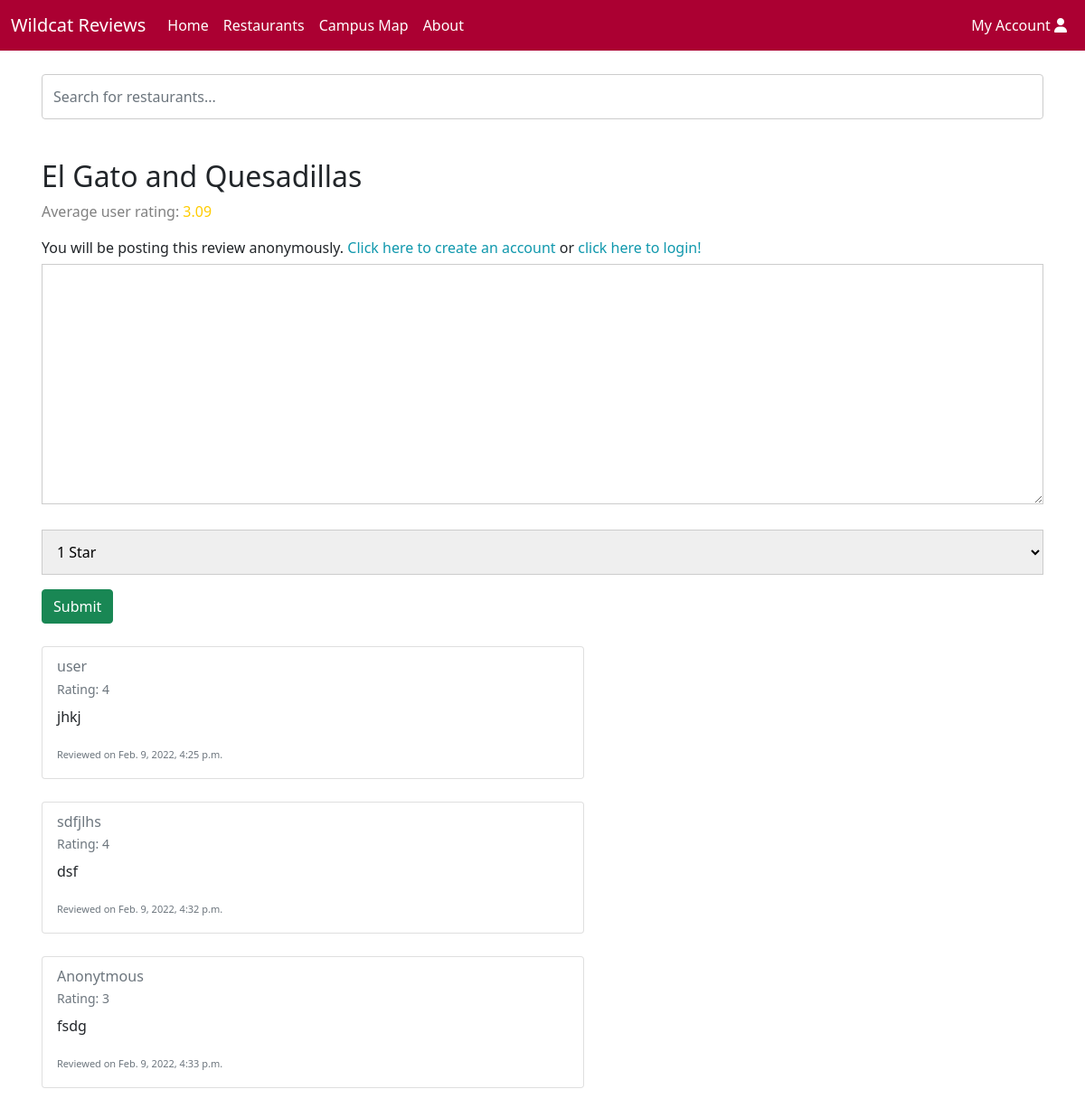
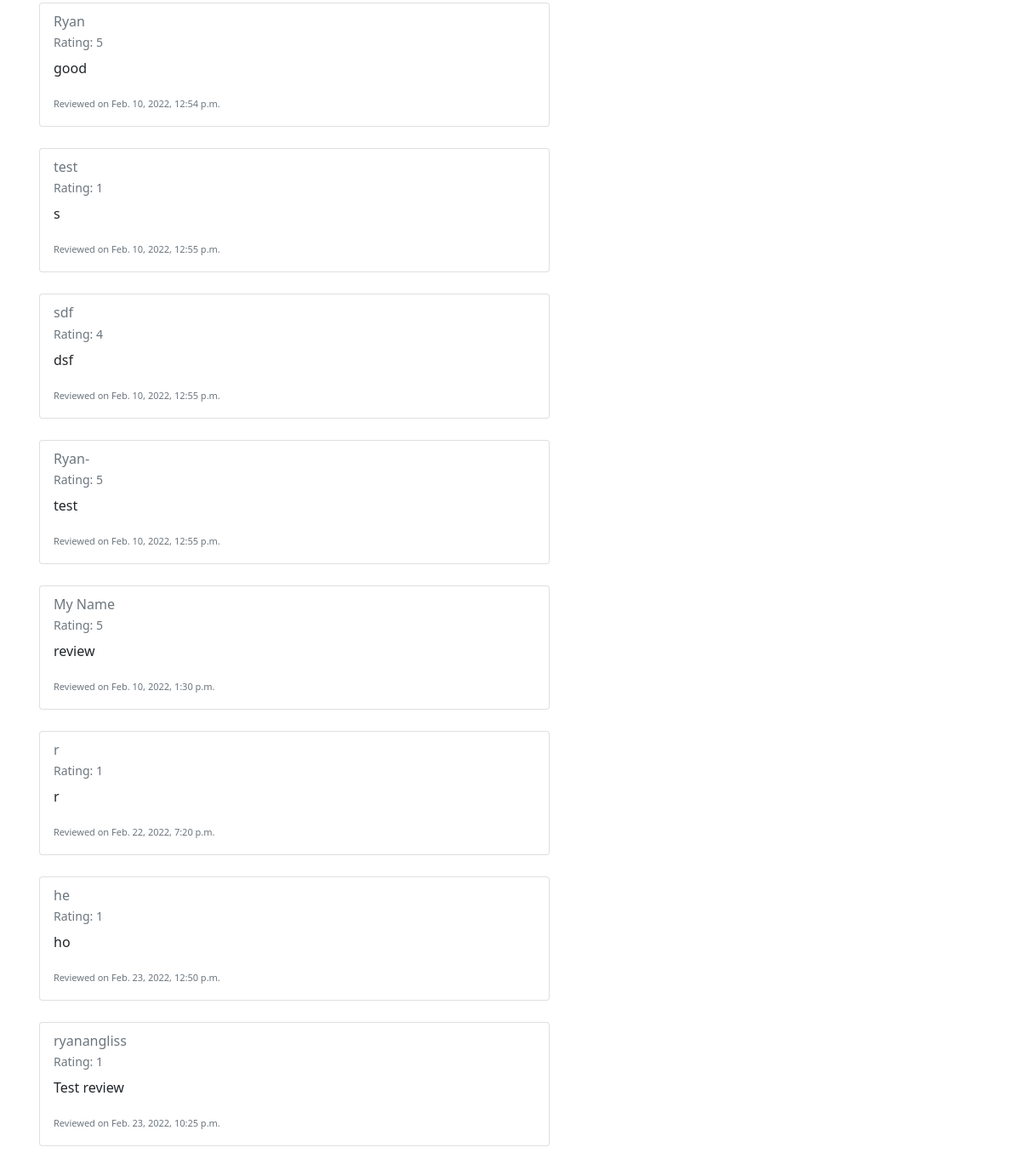
Page /restaurants/1 on the earlier database version (2 pictures, top to bottom).
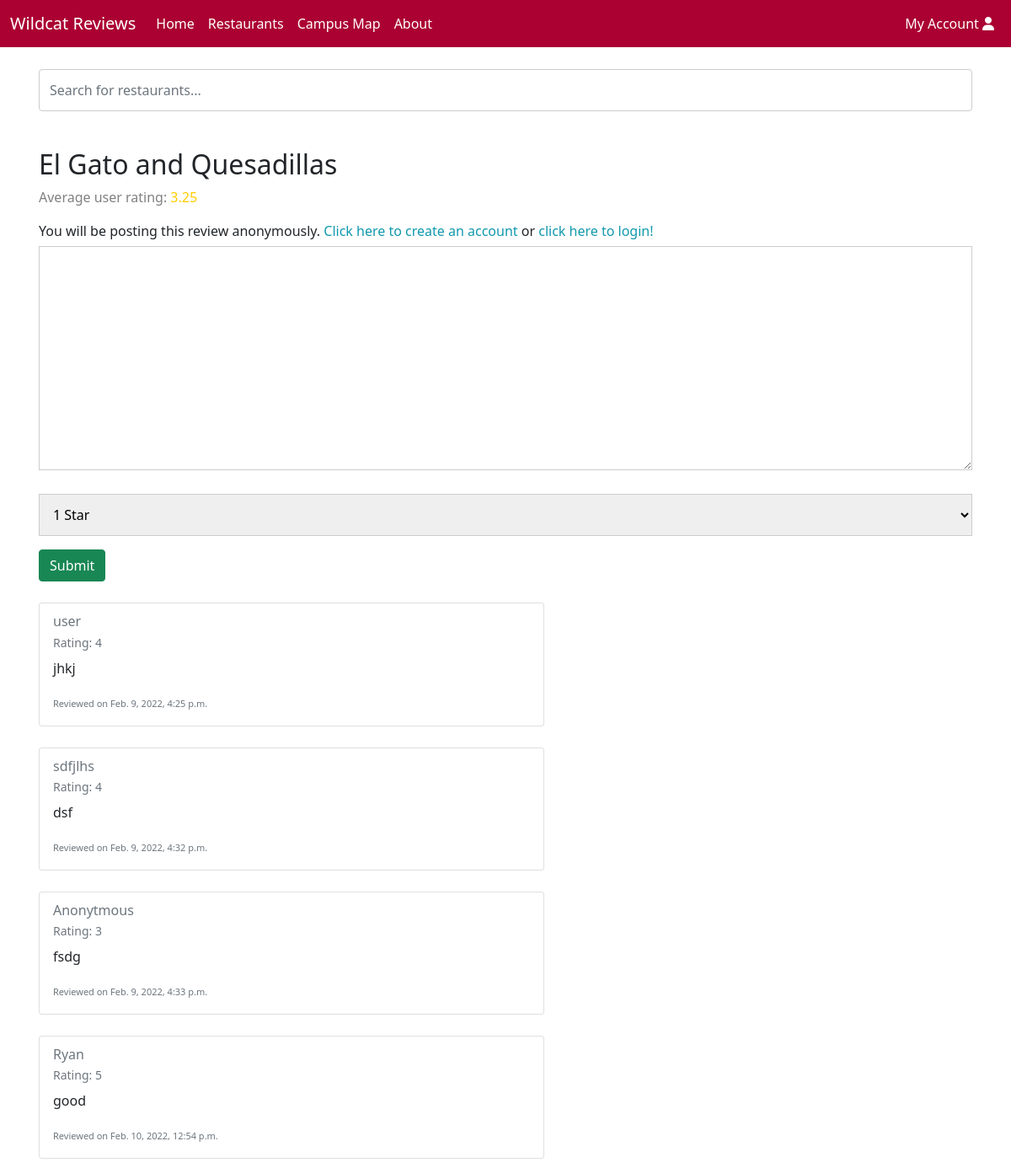
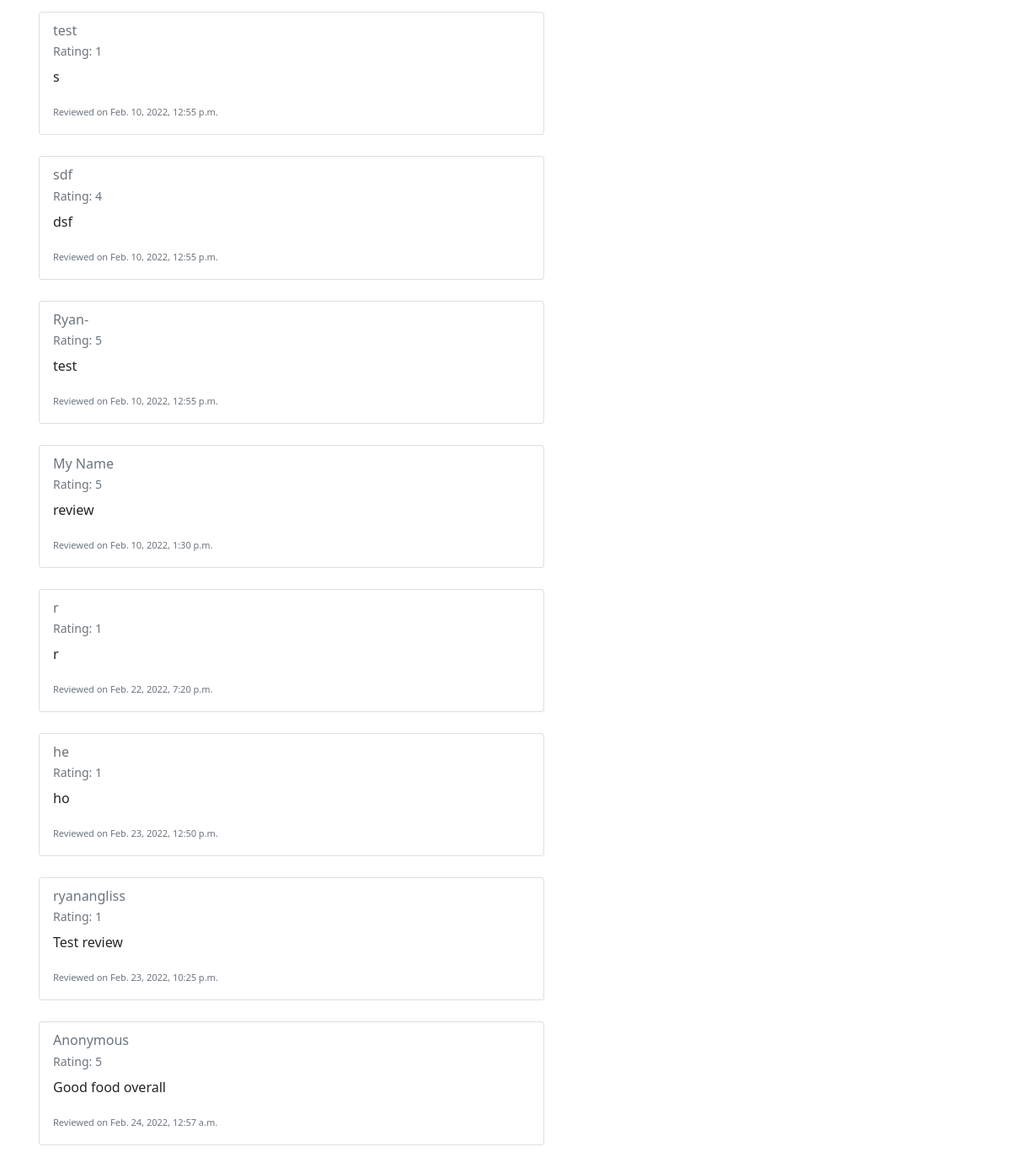
Same page on the later database version (2 pictures, top to bottom).
### reviews/models.py (models this page shows, shortened)
class Restaurant(models.Model):
    name = models.CharField(max_length=200)
    description = models.CharField(max_length=200, default="description")
    location = models.CharField(max_length=200, default="location")
    style = models.CharField(max_length=30, default="Restaurant")
    tag = models.ManyToManyField(Tag, help_text='tags')
    def get_reviews(self):
        reviews = Review.objects.filter(resturaunt=self.id)
        if len(reviews) > 0: # if the restaurant has at least 1 review
            total = 0
            for review in reviews:
                total += review.rating
            return round(total/len(reviews),2)
        else:
            return 0

class Review(models.Model):
    resturaunt = models.ForeignKey(Restaurant, on_delete=models.CASCADE, null=True)
    date = models.DateTimeField( auto_now_add=True)
    username = models.CharField(max_length=200, default='user')
    text = models.CharField(max_length=3000)
    rating = models.PositiveSmallIntegerField(choices=RATINGS)

### reviews/views.py (the view)
# urls.py: path('restaurants/<int:restaurant_id>', views.RestaurantDetails, name='restaurant-detail'),
def RestaurantDetails(request, restaurant_id):
    restaurantObj = get_object_or_404(Restaurant, pk=restaurant_id)
    reviews = Review.objects.filter(resturaunt=restaurantObj)
    if request.method == 'POST':
        form = ReviewForm(request.POST)
        if form.is_valid():
            review = form.save(commit=False)
            if request.user.is_authenticated:
                review.username = request.user.username
            else:
                review.username = 'Anonymous'
            review.text = form.cleaned_data['text']
            review.rating = form.cleaned_data['rating']
            review.resturaunt = restaurantObj
            review.save()
            return HttpResponseRedirect(request.META.get('HTTP_REFERER'))
    else:
        form = ReviewForm()
    context = {
        'form': form,
        'restaurant': restaurantObj,
        'reviews': reviews,
    }
    return render(request, 'reviews/restaurant_details.html', context=context)

### reviews/forms.py
class ReviewForm(forms.ModelForm):
    username = forms.CharField(max_length=30, required=False)
    text = forms.CharField(max_length=1500, required=True, widget=forms.Textarea(attrs={'class':'textbox'}))
    rating = forms.ChoiceField(choices=RATINGS, required=True)
    class Meta:
        model = Review
        fields = ('username','text', 'rating')

### reviews/templates/reviews/restaurant_details.html (shortened to what this page needs)
{% extends "base_search.html" %}
{% block content %}
		<h2>{{ restaurant.name }}</h2>
    {% if restaurant.get_reviews > 2 and restaurant.get_reviews < 4 %}
      <p style="color: gray;"> Average user rating: <span style="color: #ffcc00">{{ restaurant.get_reviews }} </span></p>
    {% endif %}
    <form method="post">
      {% if user.is_authenticated %}
      <label>Logged in as: </label>
      <a href="{% url 'account' %}">{{ user.get_username }}</a>
      {% else %}
      <label>You will be posting this review anonymously. </label>
      <a href="{% url 'signup' %}">Click here to create an account</a>
      <label>or </label>
      <a href="{% url 'login'%}?next={{request.path}}">click here to login!</a>
      {% endif %}
      <td>{{ form.text }}</td>
      <br>
      <td>{{ form.rating }}</td>
      <button type="submit" class="btn btn-success">Submit</button>
    </form>
    {% if reviews %}
      {% for review in reviews %}
      <div style="padding-top: 25px;">
          <div class="card" style="width: 600px;">
            <div class="card-body">
              <h6 class="card-subtitle mb-2 text-muted"> {{ review.username }}</h6>
              <p class="card-subtitle mb-2 text-muted" style="font-size: 14px;">Rating: {{ review.rating }}</p>
              <p class="card-text">{{ review.text }}</p>
              <p class="card-text"><small class="text-muted" style="font-size: 11px;">Reviewed on {{ review.date }}</small></p>
            </div>
          </div>
        </div>
      {% endfor %}
    {% else %}
      <br>
      <p>There are no reviews for {{ restaurant.name }}. Add yours now!</p>
    {% endif %}
{% endblock %}

Differences in the rows shown:
computed for Restaurant "El Gato and Quesadillas": get_reviews "3.09" → "3.25"
added Review: username "Anonymous", rating "5", text "Good food overall", date "Feb. 24, 2022, 12:57 a.m."
